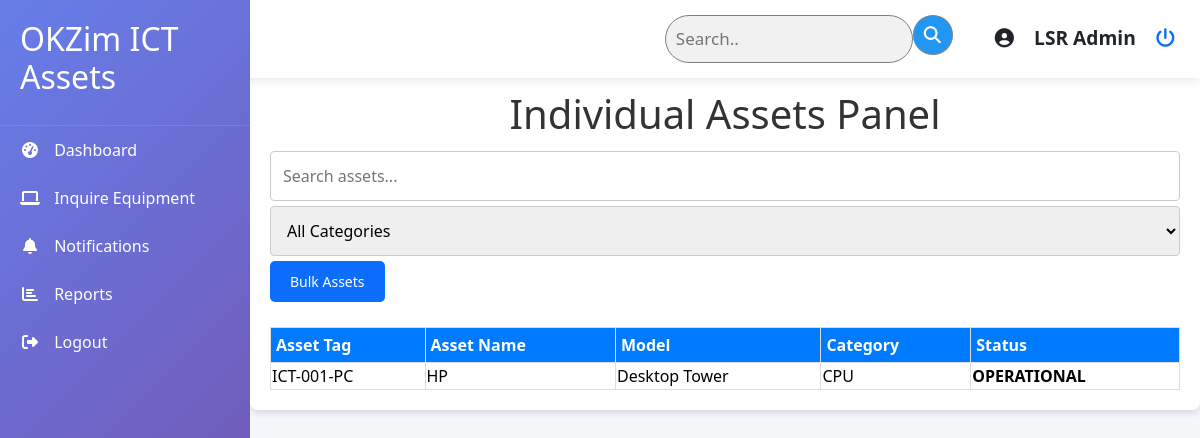
The app's page /asset_management/asset_management/ (signed in) with its own data.
### asset_management/models.py (models this page shows, shortened)
class Asset(models.Model):
    ASSET_STATUS = [
        ("OPERATIONAL", "Operational"),
        ("NON_OPERATIONAL", "Non-Operational"),
        ("DECOMMISSIONED", "Decommissioned"),
        ("LOST", "Lost"),
        ("STOLEN", "Stolen"),
    ]
    asset_tag = models.CharField(max_length=50, unique=True)
    name = models.CharField(max_length=200)
    category = models.ForeignKey(AssetCategory, on_delete=models.PROTECT)
    model = models.CharField(max_length=100)
    serial_number = models.CharField(max_length=100, unique=True)
    purchase_date = models.DateField()
    vendor = models.ForeignKey(Vendor, on_delete=models.PROTECT)
    status = models.CharField(
        max_length=20, choices=ASSET_STATUS, default="OPERATIONAL"
    )
    location = models.ForeignKey(Department, on_delete=models.PROTECT)
    notes = models.TextField(blank=True)
    created_at = models.DateTimeField(auto_now_add=True)
    updated_at = models.DateTimeField(auto_now=True)

class AssetCategory(models.Model):
    name = models.CharField(max_length=100)
    def __str__(self):
        return self.name
    class Meta:
        verbose_name_plural = "Asset Categories"

### asset_management/views.py (the view)
# urls.py: path('asset_management/', views.individual_assets_view, name='individual_assets'),
@login_required
def individual_assets_view(request):
    assets = Asset.objects.filter(
        location__branch_name=request.user.profile.location.branch_name
    )
    context = {
        "assets": assets,
        "asset_categories": AssetCategory.objects.all(),
    }
    return render(request, "assets/individual_assets.html", context)

### asset_management/templates/assets/individual_assets.html (shortened to what this page needs)
{% extends 'base.html' %}
{% load static %}
{% block content %}
<div class="am">
    <div class="container">
        <h1>Individual Assets Panel</h1>
        <input type="text" id="searchInput" placeholder="Search assets..." class="search-bar">
        <select id="categoryFilter" class="filter-dropdown">
            <option value="">All Categories</option>
        </select>
        <a href="{% url 'bulk_assets' %}" class="button-link">Bulk Assets</a>
        <table class="styled-table">
            <thead>
                <tr>
                    <th>Asset Tag</th>
                    <th>Asset Name</th>
                    <th>Model</th>
                    <th>Category</th>
                    <th>Status</th>
                </tr>
            </thead>
            <tbody id="assetTableBody">
                {% for asset in assets %}
                <tr>
                    <td><a href="{% url 'asset_detail' asset.asset_tag %}" class="link">{{ asset.asset_tag }}</a></td>
                    <td><a href="{% url 'asset_detail' asset.asset_tag %}" class="link">{{ asset.name }}</a></td>
                    <td><a href="{% url 'asset_detail' asset.asset_tag %}" class="link">{{ asset.model }}</a></td>
                    <td class="asset-category">
                        <a href="{% url 'asset_detail' asset.asset_tag %}" class="link">{{ asset.category }}</a>
                    </td>
                    <td
                        class="{% if asset.status == 'In Use' %}status-active{% elif asset.status == 'Maintenance' %}status-warning{% else %}status-idle{% endif %}">
                        <a href="{% url 'asset_detail' asset.asset_tag %}" class="link">{{ asset.status }}</a>
                    </td>
                </tr>
                {% empty %}
                <tr>
                    <td colspan="7">No assets available</td>
                </tr>
                {% endfor %}
            </tbody>
        </table>
    </div>
</div>
{% endblock %}

### asset_management/templates/partials/header.html
<div class="header">
    <form class="example" action="action_page.php">
        <input type="text" placeholder="Search.." name="search">
        <button type="submit"><i class="fa fa-search"></i></button>
    </form>
    <div class="user-profile">
        <div>
            <i class="fas fa-user-circle"></i>
        </div>
        <div class="user-info">
            <div class="user-name">{{ request.user.get_full_name }}</div>
        </div>
        <a href="{% url 'logout' %}" class="logout-btn">
            <i class="fa-solid fa-power-off"></i>
        </a>
    </div>
</div>

### static/styles/css/global_styles.css (style rules this page uses)
.link { color: black; text-decoration: none; }
.button-link { display: block; width: fit-content; padding: 10px 20px; font-size: 14px; text-align: center; text-decoration: none; color: white; background-color: #0d6efd; border-radius: 5px; border: none; cursor: pointer; }

### static/styles/css/dashboard.css (style rules this page uses)
:root { --primary: #0056b3; --secondary: #e67e22; --light: #f8f9fa; --dark: linear-gradient(135deg, #667eea 0%, #764ba2 100%);; --success: #28a745; --danger: #dc3545; }
body { font-family: 'Segoe UI', Tahoma, Geneva, Verdana, sans-serif; margin: 0; background-color: #f5f7fa; }
.header { background: white; padding: 15px 25px; margin-left: 300px; box-shadow: 0 2px 10px rgba(0,0,0,0.1); display: flex; justify-content: end; align-items: center; position: fixed; right: 0px; width: 100vw; z-index: 5; gap: 20px; }
.user-profile { font-size: 1.2rem; display: flex; align-items: center; gap: 20px; }
.user-info { font-weight: 600; }
form.example input[type=text] { padding: 10px; font-size: 17px; border: 1px solid grey; float: left; width: 80%; background: #f1f1f1; border-radius: 50px; }
form.example button { float: left; padding: 0px; width: 40px; height: 40px; border-radius: 50%; background: #2196F3; color: white; font-size: 17px; border: 1px solid grey; border-left: none; cursor: pointer; }
form.example::after { content: ""; clear: both; display: table; }
* { box-sizing: border-box }

### static/styles/css/asset_transfer.css (style rules this page uses)
.container { max-width: 800px; margin: auto; background: white; padding: 20px; border-radius: 8px; box-shadow: 0 2px 5px rgba(0, 0, 0, 0.1); }
h1 { color: #333; }
input[type="text"], select, textarea { width: 100%; padding: 12px; border: 1px solid #ccc; border-radius: 4px; box-sizing: border-box; resize: vertical; }
.container { border-radius: 5px; background-color: #f2f2f2; padding: 20px; }

### static/styles/css/asset_management.css (style rules this page uses)
.am .container { display: flex; flex-direction: column; max-width: 1000px; margin: auto; background: white; padding: 20px; border-radius: 8px; box-shadow: 0 4px 6px rgba(0, 0, 0, 0.1); gap: 5px; }
.am h1 { text-align: center; color: #333; }
.styled-table { width: 100%; border-collapse: collapse; margin-top: 20px; }
.styled-table th, .styled-table td { border: 1px solid #ddd; text-align: left; }
.styled-table th { background-color: #007bff; padding: 5px; color: white; }
.status-idle { color: red; font-weight: bold; }

### static/styles/css/notifications.css (style rules this page uses)
.container { max-width: 800px; margin: auto; background: white; padding: 20px; border-radius: 8px; box-shadow: 0 2px 5px rgba(0, 0, 0, 0.1); }
h1 { color: #333; }

### records on screen
Asset: asset_tag "ICT-001-PC", name "HP", model "Desktop Tower", category "CPU", status "OPERATIONAL"

### other values on screen
{{ request.user.get_full_name }} "LSR Admin"
